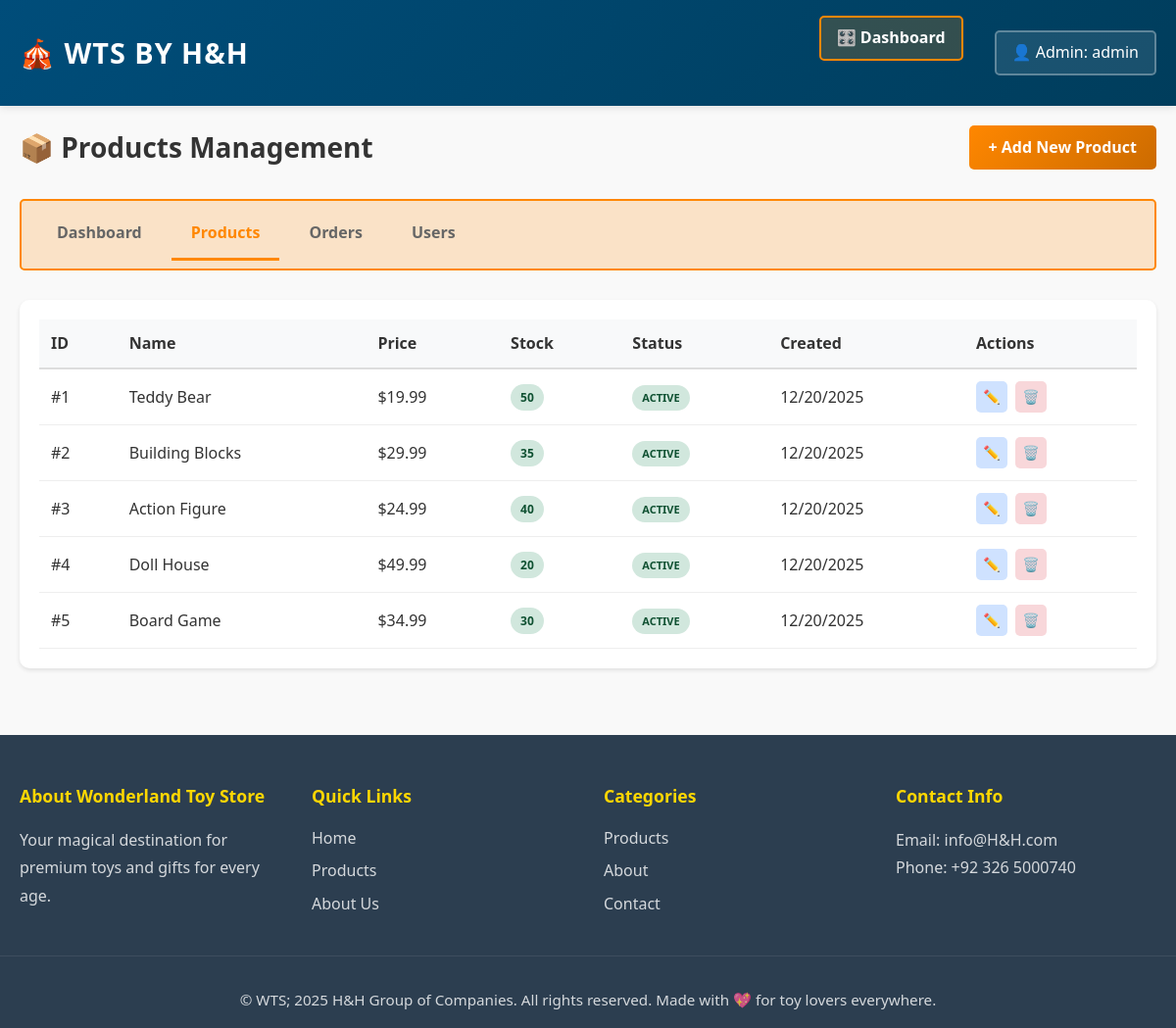
/admin/products (signed in), run on an earlier commit of the app's database.
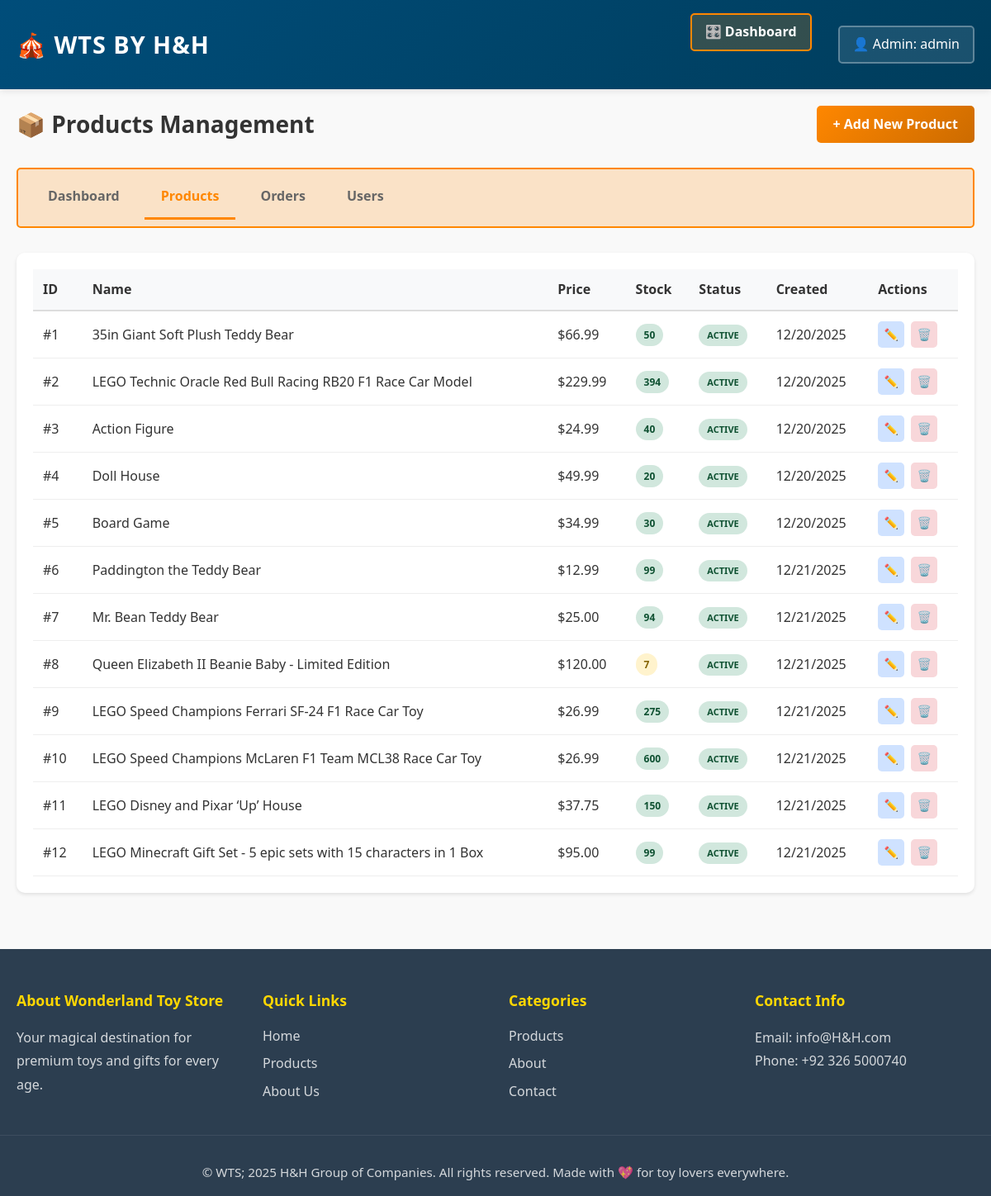
And on a later commit of the database.
### app/models.py (models this page shows, shortened)
class User(UserMixin, db.Model):
    __tablename__ = 'users'
    id = db.Column(db.Integer, primary_key=True)
    username = db.Column(db.String(80), unique=True, nullable=False)
    email = db.Column(db.String(120), unique=True, nullable=False)
    password_hash = db.Column(db.String(200), nullable=False)
    reset_token = db.Column(db.String(100), unique=True, nullable=True)
    reset_token_expires = db.Column(db.DateTime, nullable=True)
    is_admin = db.Column(db.Boolean, default=False)
    created_at = db.Column(db.DateTime, default=datetime.utcnow)
    cart = db.relationship('Cart', backref='user', lazy=True, uselist=False)
    orders = db.relationship('Order', backref='user', lazy=True)
    wishlist_items = db.relationship('Wishlist', backref='user', lazy=True, cascade='all, delete-orphan')

class Product(db.Model):
    __tablename__ = 'products'
    id = db.Column(db.Integer, primary_key=True)
    name = db.Column(db.String(120), nullable=False)
    price = db.Column(db.Float, nullable=False)
    description = db.Column(db.Text)
    stock = db.Column(db.Integer, default=0)
    category_id = db.Column(db.Integer, db.ForeignKey('categories.id'), nullable=True)
    image_filename = db.Column(db.String(255), nullable=True)
    created_at = db.Column(db.DateTime, default=datetime.utcnow)
    updated_at = db.Column(db.DateTime, default=datetime.utcnow, onupdate=datetime.utcnow)
    orders = db.relationship('Order', backref='product', lazy=True)
    cart_items = db.relationship('CartItem', backref='product', lazy=True)
    wishlist_items = db.relationship('Wishlist', backref='product', lazy=True, cascade='all, delete-orphan')

### app/routes.py (the view)
@main_bp.route('/admin/products')
@admin_required
def admin_products():
    products = Product.query.all()
    return render_template('admin/products.html', title='Manage Products', products=products)

### app/routes.py (called while the page is built)
def admin_required(f):
    @wraps(f)
    def decorated_function(*args, **kwargs):
        if not current_user.is_authenticated or not current_user.is_admin:
            flash('You do not have permission to access this page.', 'error')
            return redirect(url_for('main.index'))
        return f(*args, **kwargs)
    return decorated_function

### app/templates/admin/products.html (shortened to what this page needs)
{% extends "base.html" %}
{% block content %}
<div class="admin-products">
    <div class="admin-header">
        <h1>📦 Products Management</h1>
        <a href="{{ url_for('main.admin_add_product') }}" class="btn-add-new">+ Add New Product</a>
    </div>
    <div class="admin-nav">
        <a href="{{ url_for('main.admin_dashboard') }}" class="nav-btn">Dashboard</a>
        <a href="{{ url_for('main.admin_products') }}" class="nav-btn active">Products</a>
        <a href="{{ url_for('main.admin_orders') }}" class="nav-btn">Orders</a>
        <a href="{{ url_for('main.admin_users') }}" class="nav-btn">Users</a>
    </div>
    <div class="admin-section">
        {% if products %}
            <div class="table-responsive">
                <table class="admin-table">
                    <thead>
                        <tr>
                            <th>ID</th>
                            <th>Name</th>
                            <th>Price</th>
                            <th>Stock</th>
                            <th>Status</th>
                            <th>Created</th>
                            <th>Actions</th>
                        </tr>
                    </thead>
                    <tbody>
                        {% for product in products %}
                            <tr>
                                <td>#{{ product.id }}</td>
                                <td>{{ product.name }}</td>
                                <td>${{ "%.2f"|format(product.price) }}</td>
                                <td>
                                    <span class="stock-badge {% if product.stock > 10 %}stock-high{% elif product.stock > 0 %}stock-medium{% else %}stock-low{% endif %}">
                                        {{ product.stock }}
                                    </span>
                                </td>
                                <td>
                                    {% if product.stock > 0 %}
                                        <span class="status-badge status-active">Active</span>
                                    {% else %}
                                        <span class="status-badge status-inactive">Out of Stock</span>
                                    {% endif %}
                                </td>
                                <td>{{ product.created_at.strftime('%m/%d/%Y') }}</td>
                                <td>
                                    <div class="action-buttons">
                                        <a href="{{ url_for('main.admin_edit_product', product_id=product.id) }}" class="btn-icon btn-edit" title="Edit">✏️</a>
                                        <a href="{{ url_for('main.admin_delete_product', product_id=product.id) }}" class="btn-icon btn-delete" title="Delete" onclick="return confirm('Are you sure?')">🗑️</a>
                                    </div>
                                </td>
                            </tr>
                        {% endfor %}
                    </tbody>
                </table>
            </div>
        {% else %}
            <div class="empty-state">
                <p>No products found. <a href="{{ url_for('main.admin_add_product') }}">Add one now!</a></p>
            </div>
        {% endif %}
    </div>
</div>
{% endblock %}

### app/templates/base.html (shortened to what this page needs)
<!DOCTYPE html>
<html lang="en">
<head>
    <link rel="stylesheet" href="{{ url_for('static', filename='css/style.css') }}">
</head>
<body>
    <nav class="navbar">
        <div class="nav-container">
            <a href="{{ url_for('main.index') }}" class="logo">🎪 WTS by H&H</a>
            <ul class="nav-menu">
                {% if current_user.is_authenticated and current_user.is_admin %}
                    <li><a href="{{ url_for('main.admin_dashboard') }}" class="admin-nav">🎛️ Dashboard</a></li>
                    <li class="user-menu" id="userMenuToggle">
                        <span class="user-trigger">👤 Admin: {{ current_user.username }}</span>
                    </li>
                {% endif %}
            </ul>
        </div>
    </nav>
    <main>
        {% block content %}{% endblock %}
    </main>
    <footer>
        <div class="footer-content">
            <div class="footer-section">
                <h4>About Wonderland Toy Store</h4>
                <p>Your magical destination for premium toys and gifts for every age.</p>
            </div>
            <div class="footer-section">
                <h4>Quick Links</h4>
                <ul>
                    <li><a href="{{ url_for('main.index') }}">Home</a></li>
                    <li><a href="{{ url_for('main.products') }}">Products</a></li>
                    <li><a href="{{ url_for('main.about') }}">About Us</a></li>
                </ul>
            </div>
            <div class="footer-section">
                <h4>Categories</h4>
                <ul>
                    <li><a href="{{ url_for('main.products') }}">Products</a></li>
                    <li><a href="{{ url_for('main.about') }}">About</a></li>
                    <li><a href="{{ url_for('main.contact') }}">Contact</a></li>
                </ul>
            </div>
            <div class="footer-section">
                <h4>Contact Info</h4>
                <p>Email: info@H&H.com</p>
                <p>Phone: +92 326 5000740</p>
            </div>
        </div>
        <div class="footer-bottom">
            <p>&copy; WTS; 2025 H&H Group of Companies. All rights reserved. Made with 💖 for toy lovers everywhere.</p>
        </div>
    </footer>
</body>
</html>

### app/static/css/style.css (style rules this page uses)
:root { --primary-color: #FF8700; --secondary-color: #CC6B00; --accent-color: #ffd700; --dark-color: #2c3e50; --light-color: #ecf0f1; --text-color: #333; --success-color: #27ae60; --border-radius: 12px; --transition: all 0.3s cubic-bezier(0.4, 0, 0.2, 1); }
* { margin: 0; padding: 0; box-sizing: border-box; }
html { scroll-behavior: smooth; }
body { font-family: 'Segoe UI', Tahoma, Geneva, Verdana, sans-serif; line-height: 1.6; color: var(--text-color); background-color: #f9f9f9; }
.navbar { background: linear-gradient(135deg, var(--primary-color) 0%, var(--secondary-color) 100%); color: white; padding: 1rem 0; position: sticky; top: 0; z-index: 1000; box-shadow: 0 4px 15px rgba(0, 0, 0, 0.1); }
.nav-container { max-width: 1200px; margin: 0 auto; padding: 0 20px; display: flex; justify-content: space-between; align-items: center; }
.logo { font-size: 1.8rem; font-weight: bold; letter-spacing: 1px; text-transform: uppercase; animation: pulse 2s ease-in-out infinite; }
.nav-menu { list-style: none; display: flex; gap: 2rem; }
.nav-menu a { color: white; text-decoration: none; font-weight: 500; transition: var(--transition); position: relative; }
.nav-menu a::after { content: ''; position: absolute; bottom: -5px; left: 0; width: 0; height: 3px; background-color: var(--accent-color); transition: width 0.3s ease; }
footer { background-color: var(--dark-color); color: white; padding: 3rem 0 1rem; margin-top: 3rem; }
.footer-content { max-width: 1200px; margin: 0 auto; padding: 0 20px; display: grid; grid-template-columns: repeat(auto-fit, minmax(250px, 1fr)); gap: 2rem; margin-bottom: 2rem; }
.footer-section h4 { font-size: 1.1rem; margin-bottom: 1rem; color: var(--accent-color); }
.footer-section p { opacity: 0.8; line-height: 1.8; }
.footer-section ul { list-style: none; }
.footer-section ul li { margin-bottom: 0.5rem; }
.footer-section a { color: white; text-decoration: none; opacity: 0.8; transition: opacity 0.3s; }
.footer-bottom { text-align: center; padding-top: 2rem; border-top: 1px solid rgba(255, 255, 255, 0.1); opacity: 0.8; font-size: 0.95rem; max-width: 1200px; margin: 0 auto; padding-left: 20px; padding-right: 20px; }
.logo { text-decoration: none; color: white; }
main { max-width: 100%; margin: 0; padding: 0; }

### app/templates/admin/products.html (style rules this page uses)
.admin-products { max-width: 1400px; margin: 0 auto; padding: 20px; }
.admin-header { display: flex; justify-content: space-between; align-items: center; margin-bottom: 30px; }
.admin-header h1 { margin: 0; color: #333; font-size: 28px; }
.btn-add-new { display: inline-block; padding: 10px 20px; background: linear-gradient(135deg, #FF8700 0%, #CC6B00 100%); color: white; text-decoration: none; border-radius: 5px; font-weight: 600; transition: all 0.3s; }
.admin-nav { display: flex; gap: 10px; margin-bottom: 30px; border-bottom: 2px solid #eee; }
.nav-btn { padding: 12px 20px; background: none; border: none; color: #666; font-weight: 600; cursor: pointer; transition: all 0.3s; border-bottom: 3px solid transparent; text-decoration: none; display: inline-block; }
.nav-btn.active { color: #FF8700; border-bottom-color: #FF8700; }
.admin-section { background: white; border-radius: 10px; padding: 20px; box-shadow: 0 2px 4px rgba(0, 0, 0, 0.1); }
.table-responsive { overflow-x: auto; }
.admin-table { width: 100%; border-collapse: collapse; }
.admin-table thead { background: #f8f9fa; border-bottom: 2px solid #ddd; }
.admin-table th { padding: 12px; text-align: left; font-weight: 600; color: #333; }
.admin-table td { padding: 12px; border-bottom: 1px solid #eee; }
.stock-badge { display: inline-block; padding: 4px 10px; border-radius: 20px; font-size: 12px; font-weight: 600; }
.stock-high { background: #d1e7dd; color: #0f5132; }
.stock-medium { background: #fff3cd; color: #856404; }
.status-badge { display: inline-block; padding: 4px 10px; border-radius: 20px; font-size: 11px; font-weight: 600; text-transform: uppercase; }
.status-active { background: #d1e7dd; color: #0f5132; }
.action-buttons { display: flex; gap: 8px; }
.btn-icon { display: inline-block; width: 32px; height: 32px; line-height: 32px; text-align: center; border-radius: 5px; border: none; cursor: pointer; transition: all 0.3s; font-size: 14px; text-decoration: none; }
.btn-edit { background: #cfe2ff; color: #084298; }
.btn-delete { background: #f8d7da; color: #721c24; }

What changed in the data, as far as the page shows it:
changed Product id 1: name "Teddy Bear" → "35in Giant Soft Plush Teddy Bear"; price "19.99" → "66.99"
changed Product id 2: name "Building Blocks" → "LEGO Technic Oracle Red Bull Racing RB20 F1 Race Car Model"; price "29.99" → "229.99"; stock "35" → "394"
added Product: id "6", name "Paddington the Teddy Bear", price "12.99", stock "99", shows "ACTIVE", created_at "12/21/2025"
added Product: id "7", name "Mr. Bean Teddy Bear", price "25.00", stock "94", shows "ACTIVE", created_at "12/21/2025"
added Product: id "8", name "Queen Elizabeth II Beanie Baby - Limited Edition", price "120.00", stock "7", shows "ACTIVE", created_at "12/21/2025"
added Product: id "9", name "LEGO Speed Champions Ferrari SF-24 F1 Race Car Toy", price "26.99", stock "275", shows "ACTIVE", created_at "12/21/2025"
added Product: id "10", name "LEGO Speed Champions McLaren F1 Team MCL38 Race Car Toy", price "26.99", stock "600", shows "ACTIVE", created_at "12/21/2025"
added Product: id "11", name "LEGO Disney and Pixar ‘Up’ House", price "37.75", stock "150", shows "ACTIVE", created_at "12/21/2025"
added Product: id "12", name "LEGO Minecraft Gift Set - 5 epic sets with 15 characters in 1 Box", price "95.00", stock "99", shows "ACTIVE", created_at "12/21/2025"
